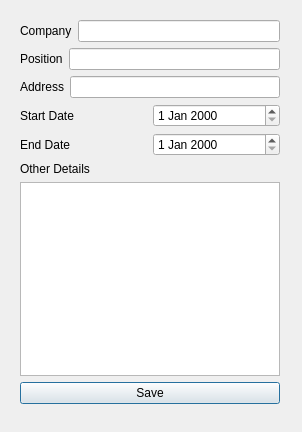
<?xml version="1.0" encoding="UTF-8"?>
<ui version="4.0">
 <class>seekerExperience</class>
 <widget class="QDialog" name="seekerExperience">
  <property name="geometry">
   <rect>
    <x>0</x>
    <y>0</y>
    <width>302</width>
    <height>432</height>
   </rect>
  </property>
  <property name="windowTitle">
   <string>Experience</string>
  </property>
  <widget class="QWidget" name="layoutWidget">
   <property name="geometry">
    <rect>
     <x>20</x>
     <y>20</y>
     <width>260</width>
     <height>384</height>
    </rect>
   </property>
   <layout class="QGridLayout" name="gridLayout">
    <item row="0" column="0">
     <layout class="QHBoxLayout" name="horizontalLayout_5">
      <item>
       <widget class="QLabel" name="label_company">
        <property name="text">
         <string>Company</string>
        </property>
       </widget>
      </item>
      <item>
       <widget class="QLineEdit" name="edit_company"/>
      </item>
     </layout>
    </item>
    <item row="1" column="0">
     <layout class="QHBoxLayout" name="horizontalLayout_4">
      <item>
       <widget class="QLabel" name="label_pos">
        <property name="text">
         <string>Position</string>
        </property>
       </widget>
      </item>
      <item>
       <widget class="QLineEdit" name="edit_pos"/>
      </item>
     </layout>
    </item>
    <item row="2" column="0">
     <layout class="QHBoxLayout" name="horizontalLayout_3">
      <item>
       <widget class="QLabel" name="label_addr">
        <property name="text">
         <string>Address</string>
        </property>
       </widget>
      </item>
      <item>
       <widget class="QLineEdit" name="edit_addr"/>
      </item>
     </layout>
    </item>
    <item row="3" column="0">
     <layout class="QHBoxLayout" name="horizontalLayout_2">
      <item>
       <widget class="QLabel" name="label_start">
        <property name="text">
         <string>Start Date</string>
        </property>
       </widget>
      </item>
      <item>
       <widget class="QDateEdit" name="dateEdit_start"/>
      </item>
     </layout>
    </item>
    <item row="4" column="0">
     <layout class="QHBoxLayout" name="horizontalLayout">
      <item>
       <widget class="QLabel" name="label_end">
        <property name="text">
         <string>End Date</string>
        </property>
       </widget>
      </item>
      <item>
       <widget class="QDateEdit" name="dateEdit_end"/>
      </item>
     </layout>
    </item>
    <item row="5" column="0">
     <layout class="QVBoxLayout" name="verticalLayout">
      <item>
       <widget class="QLabel" name="label_details">
        <property name="text">
         <string>Other Details</string>
        </property>
       </widget>
      </item>
      <item>
       <widget class="QTextEdit" name="textEdit_details"/>
      </item>
     </layout>
    </item>
    <item row="6" column="0">
     <widget class="QPushButton" name="button_saveInfo">
      <property name="text">
       <string>Save</string>
      </property>
     </widget>
    </item>
   </layout>
  </widget>
 </widget>
 <resources/>
 <connections/>
</ui>
